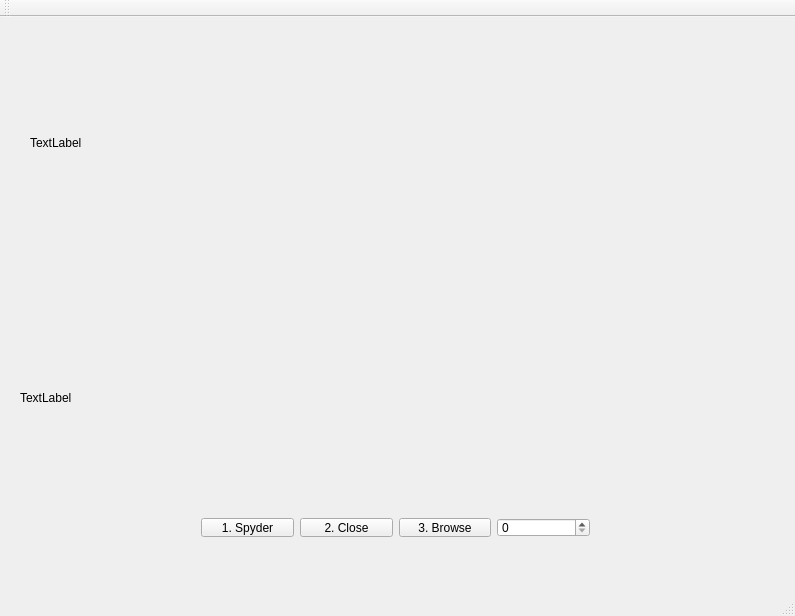
<?xml version="1.0" encoding="UTF-8"?>
<ui version="4.0">
 <class>MainWindow</class>
 <widget class="QMainWindow" name="MainWindow">
  <property name="geometry">
   <rect>
    <x>0</x>
    <y>0</y>
    <width>795</width>
    <height>616</height>
   </rect>
  </property>
  <property name="windowTitle">
   <string>MainWindow</string>
  </property>
  <widget class="QWidget" name="centralWidget">
   <widget class="QLabel" name="label">
    <property name="geometry">
     <rect>
      <x>30</x>
      <y>10</y>
      <width>731</width>
      <height>231</height>
     </rect>
    </property>
    <property name="text">
     <string>TextLabel</string>
    </property>
   </widget>
   <widget class="QLabel" name="label_2">
    <property name="geometry">
     <rect>
      <x>20</x>
      <y>280</y>
      <width>751</width>
      <height>201</height>
     </rect>
    </property>
    <property name="text">
     <string>TextLabel</string>
    </property>
   </widget>
   <widget class="QWidget" name="">
    <property name="geometry">
     <rect>
      <x>190</x>
      <y>490</y>
      <width>411</width>
      <height>41</height>
     </rect>
    </property>
    <layout class="QHBoxLayout" name="horizontalLayout">
     <item>
      <widget class="QPushButton" name="pushButton_spider">
       <property name="text">
        <string>1. Spyder</string>
       </property>
      </widget>
     </item>
     <item>
      <widget class="QPushButton" name="pushButton_continue">
       <property name="text">
        <string>2. Close</string>
       </property>
      </widget>
     </item>
     <item>
      <widget class="QPushButton" name="pushButton_browse">
       <property name="text">
        <string>3. Browse</string>
       </property>
      </widget>
     </item>
     <item>
      <widget class="QSpinBox" name="spinBox"/>
     </item>
    </layout>
   </widget>
  </widget>
  <widget class="QMenuBar" name="menuBar">
   <property name="geometry">
    <rect>
     <x>0</x>
     <y>0</y>
     <width>795</width>
     <height>22</height>
    </rect>
   </property>
  </widget>
  <widget class="QToolBar" name="mainToolBar">
   <attribute name="toolBarArea">
    <enum>TopToolBarArea</enum>
   </attribute>
   <attribute name="toolBarBreak">
    <bool>false</bool>
   </attribute>
  </widget>
  <widget class="QStatusBar" name="statusBar"/>
 </widget>
 <layoutdefault spacing="6" margin="11"/>
 <resources/>
 <connections/>
</ui>
